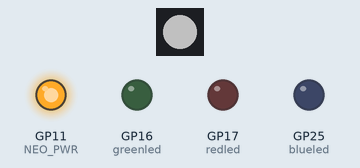
Recording of a sketch running on a simulated Raspberry Pi Pico. On the bench: 1 RGB LEDs in strip order, left to right, output pins drawn as LEDs (lit = HIGH). Dim RGB values are drawn brighter than linear.

Above: at 0.3 s.
At 2.9 s:
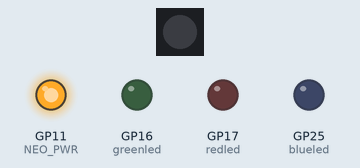
Timing chart, 0 to 3.2 s (numbered marks = the images above):
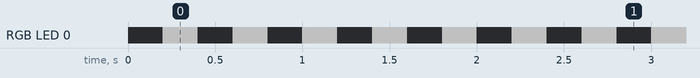

Measured:
- by itself, RGB LED 0: alternates RGB(85, 85, 85) for 0.20 s and off for 0.20 s

The sketch:

seeed_xiao_led_chika_arduino_ide.ino
```cpp
// Reference,
// 1. https://wiki.seeedstudio.com/XIAO-RP2040-with-Arduino/
// 2. https://qiita.com/MergeCells/items/73273dac1d1327cfa3f2
#include <Adafruit_NeoPixel.h>

#define NUMPIXELS 1
#define NEO_PWR 11 //GPIO11
#define NEOPIX 12 //GPIO12

Adafruit_NeoPixel pixels(NUMPIXELS, NEOPIX, NEO_GRB + NEO_KHZ800);

void setup() { //core 0
  pixels.begin();
  pinMode(NEO_PWR,OUTPUT);  digitalWrite(NEO_PWR, HIGH);
  delay(200);
}

void loop() { //core 0
  //pixels.setPixelColor(0, pixels.Color(255, 0, 0));  pixels.show();  delay(200); //R
  //pixels.clear();  pixels.show();  delay(200);

  //pixels.setPixelColor(0, pixels.Color(0, 255, 0));  pixels.show();  delay(200); //G
  //pixels.clear();  pixels.show();  delay(200);

  //pixels.setPixelColor(0, pixels.Color(0, 0, 255));  pixels.show();  delay(200); //B
  //pixels.clear();  pixels.show();  delay(200);

  pixels.setPixelColor(0, pixels.Color(85, 85, 85));  pixels.show();  delay(200); //W
  pixels.clear();  pixels.show();  delay(200);
}

#define redled 17 //GPIO17 //    //RX_LED
#define greenled 16 //GPIO16 //    //TX_LED
#define blueled 25 //GPIO25 //LED_BUILTIN //YELLOW_LED

void setup1() { //core 1
  pinMode(redled ,OUTPUT);  pinMode(greenled ,OUTPUT);  pinMode(blueled ,OUTPUT);
}

void loop1() { //core 1
  //digitalWrite(redled,LOW);  delay(200);
  //digitalWrite(redled,HIGH);  delay(200);

  //digitalWrite(greenled,LOW);  delay(200);
  //digitalWrite(greenled,HIGH);  delay(200);

  //digitalWrite(blueled,LOW);  delay(200);
  //digitalWrite(blueled,HIGH);  delay(200);

  //digitalWrite(redled,LOW);  digitalWrite(greenled,LOW);  digitalWrite(blueled,LOW);  delay(200);
  //digitalWrite(redled,HIGH);  digitalWrite(greenled,HIGH);  digitalWrite(blueled,HIGH);  delay(200);
}
```
